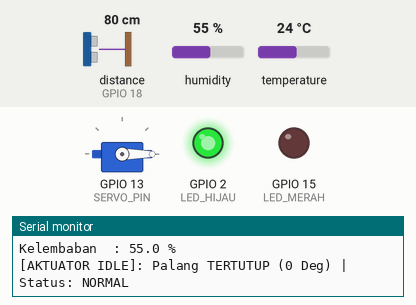
The sketch below on a simulated ESP32. On the bench: servo, output pins drawn as LEDs (lit = HIGH), the last lines printed to the serial monitor. Wiring (from diagram.json): ultrasonic range finder: trigger GPIO 5; echo GPIO 18. Inputs (shaded band) come from the test bench; at power-on: distance to the obstacle (sensor on GPIO 18) 80 cm, humidity 55 %, temperature 24 °C. The echo pulse lasts 58.3 µs per cm; pins used as bus, display or sensor lines are not drawn.

Above: at 2.2 s.
2.3 s: distance to the obstacle (sensor on GPIO 18) set to 23 cm
4.4 s: distance to the obstacle (sensor on GPIO 18) set to 18 cm
At 6.6 s:
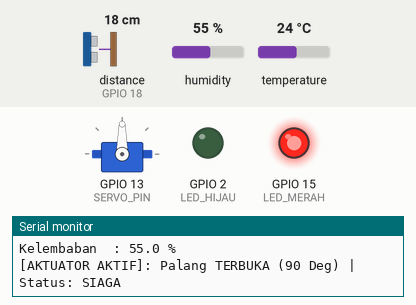
7.0 s: distance to the obstacle (sensor on GPIO 18) set to 35 cm
At 8.3 s:
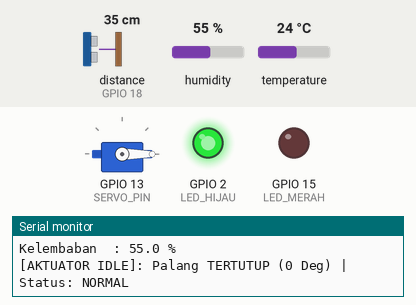
9.1 s: distance to the obstacle (sensor on GPIO 18) set to 2 cm
At 10.4 s:
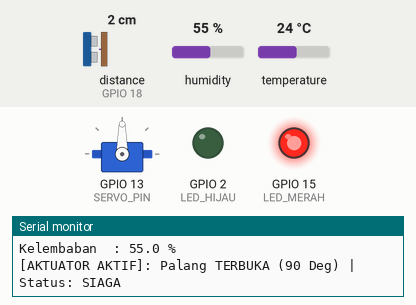
Timing chart, 0 to 12.1 s (numbered marks = the images above; inputs shaded):
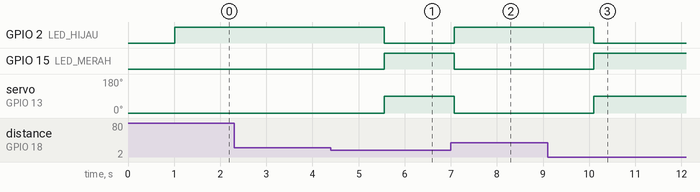

Measured:
- the behaviour switches between 21 and 20 cm on distance to the obstacle (sensor on GPIO 18) (found by bisection; images 0 and 1)
- after the input at 4.4 s, GPIO 2 (LED_HIJAU): HIGH → LOW after 1.2 s; GPIO 15 (LED_MERAH): LOW → HIGH after 1.2 s; servo on GPIO 13 (SERVO_PIN): 0° → 90° after 1.2 s
- after the input at 7.0 s, GPIO 2 (LED_HIJAU): LOW → HIGH after 0.07 s; GPIO 15 (LED_MERAH): HIGH → LOW after 0.07 s; servo on GPIO 13 (SERVO_PIN): 90° → 0° after 0.07 s
- after the input at 9.1 s, GPIO 2 (LED_HIJAU): HIGH → LOW after 1.0 s; GPIO 15 (LED_MERAH): LOW → HIGH after 1.0 s; servo on GPIO 13 (SERVO_PIN): 0° → 90° after 1.0 s

The sketch:

sketch.ino
```cpp
#include <DHT.h>
#include <ESP32Servo.h>

// Definisi Pin Sensor

#define TRIG_PIN 5
#define ECHO_PIN 18
#define DHT_PIN 4
#define DHTTYPE DHT22

// Definisi Pin Aktuator

#define SERVO_PIN 13
#define LED_HIJAU 2
#define LED_MERAH 15

// Inisialisasi Objek

DHT dht(DHT_PIN, DHTTYPE);
Servo myServo;

void setup() {
  Serial.begin(115200);
  Serial.println("--- Inisialisasi Sistem Sensor & Aktuator ---");

  // Konfigurasi Pin Sensor Ultrasonik

  pinMode(TRIG_PIN, OUTPUT);
  pinMode(ECHO_PIN, INPUT);

  // Konfigurasi Pin Indikator

  pinMode(LED_HIJAU, OUTPUT);
  pinMode(LED_MERAH, OUTPUT);

  // Inisialisasi Sensor DHT & Servo

  dht.begin();
  myServo.attach(SERVO_PIN, 500, 2400); // Pulse width standard SG90
  myServo.write(0);                    // Posisi awal aktuator: 0 derajat
  digitalWrite(LED_HIJAU, LOW);
  digitalWrite(LED_MERAH, LOW);

  delay(1000);

}

float readUltrasonicCM() {

  // Pancarkan sinyal ultrasonik 10us

  digitalWrite(TRIG_PIN, LOW);
  delayMicroseconds(2);
  digitalWrite(TRIG_PIN, HIGH);
  delayMicroseconds(10);
  digitalWrite(TRIG_PIN, LOW);

  // Hitung durasi pantulan (Time of Flight)

  long duration = pulseIn(ECHO_PIN, HIGH);

  // Jarak = (Durasi * 0.0343 cm/us) / 2

  float distance = duration * 0.0343 / 2.0;
  return distance;

}

void loop() {

  // 1. Pembacaan Sensor

  float distance = readUltrasonicCM();
  float suhu = dht.readTemperature();
  float kelembaban = dht.readHumidity();

  // Validasi pembacaan DHT

  if (isnan(suhu) || isnan(kelembaban)) {
    Serial.println("Gagal membaca dari sensor DHT22!");
    delay(1000);
    return;

  }

  // Tampilkan data ke Serial Monitor

  Serial.println("-------------------------------------");
  Serial.printf("Jarak Objek : %.1f cm\n", distance);
  Serial.printf("Suhu        : %.1f C\n", suhu);
  Serial.printf("Kelembaban  : %.1f %%\n", kelembaban);

  // 2. Logika Kendali Aktuator (Closed-Loop)
  // Skenario: Portal otomatis membuka jika objek mendekat (< 20 cm)
  // ATAU membuka darurat jika suhu ruangan terlalu panas (> 35 C)

  if (distance < 20.0 || suhu > 35.0) {
    Serial.println("[AKTUATOR AKTIF]: Palang TERBUKA (90 Deg) | Status: SIAGA");
    myServo.write(90);             // Gerakkan servo membuka 90 derajat
    digitalWrite(LED_MERAH, HIGH); // Nyalakan indikator siaga
    digitalWrite(LED_HIJAU, LOW);

  } else {
    Serial.println("[AKTUATOR IDLE]: Palang TERTUTUP (0 Deg) | Status: NORMAL");
    myServo.write(0);              // Kembalikan posisi servo ke 0 derajat
    digitalWrite(LED_MERAH, LOW);
    digitalWrite(LED_HIJAU, HIGH); // Nyalakan indikator aman

  }

  delay(1500); // Interval pembacaan

}
```
